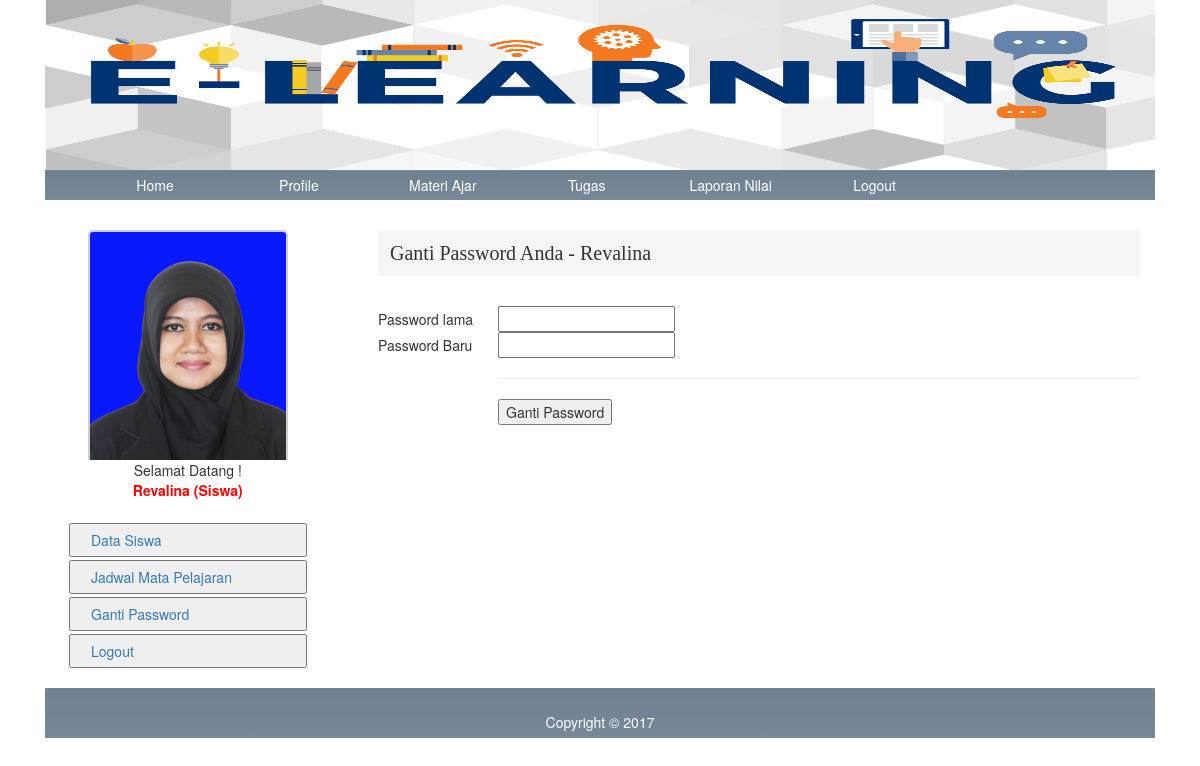
Page /index.php?page=gantipassword (signed in) on the committed database.
### tables this page shows
CREATE TABLE IF NOT EXISTS `tbl_siswa` (
  `no_induk` varchar(10) NOT NULL,
  `password` varchar(40) NOT NULL,
  `nm_siswa` varchar(40) NOT NULL,
  `alamat` varchar(150) NOT NULL,
  `tempat_lahir` varchar(30) NOT NULL,
  `tanggal_lahir` varchar(15) NOT NULL,
  `jk` varchar(10) NOT NULL,
  `agama` varchar(10) NOT NULL,
  `foto` varchar(50) NOT NULL,
  `sekolah_asal` varchar(90) NOT NULL,
  `nm_ortu` varchar(40) NOT NULL,
  `pekerjaan` varchar(40) NOT NULL,
  `kd_kelas` varchar(5) NOT NULL,
  `level` varchar(10) DEFAULT 'siswa',
  PRIMARY KEY (`no_induk`)
);

### gantipasswordsiswa.php (the view, shortened to what this page needs)
<?php
	$r = mysql_fetch_array(mysql_query("SELECT * FROM tbl_siswa where no_induk='$_SESSION[no_induk]'"));
echo "<div class='artikel'>
	  <h1>Ganti Password Anda - $r[nm_siswa]</h1>
		  <form action='' method='POST' enctype='multipart/form-data'>
				<br><table width=100%>
				<input type='hidden' value='$r[no_induk]' name='id'>
					<tr><td width=120>Password lama</td><td><input type='text' name='a'></td></tr>
					<tr><td width=120>Password Baru</td><td><input type='text' name='b'></td></tr>
					<tr><td width=120></td><td><hr style='color:#fff'><input type='submit' name='update' value='Ganti Password'></td></tr>
				</table>
		  </form>
	  </div>";
?>

### sidebar-left.php (shortened to what this page needs)
<div class='sidebar'>
			<?php
			 if ($_SESSION[level]=='admin'){
			 	echo "<h2>Menu Administrator</h2>";
				echo "<a href='index.php?page=kelolakelas'><input type='button' style='width:100%; padding:5px 5px 5px 20px; text-align:left;  margin-top:3px' value='Kelola Kelas'></a>
						  <a href='index.php?page=kelolamapel'><input type='button' style='width:100%; padding:5px 5px 5px 20px; text-align:left;  margin-top:3px' value='Kelola Mata Pelajaran'></a>
						  <a href='index.php?page=kelolajadwal'><input type='button' style='width:100%; padding:5px 5px 5px 20px; text-align:left;  margin-top:3px' value='Kelola Jadwal Menagajar'></a>
						  <a href='index.php?page=gantipasswordadmin'><input type='button' style='width:100%; padding:5px 5px 5px 20px; text-align:left;  margin-top:3px' value='Ganti Password'></a><br><br>";
			 		echo "<h2>Kalender</h2>";
					  $tgl_skrg=date("d");
					  $bln_skrg=date("n");
					  $thn_skrg=date("Y");
					echo buatkalender($tgl_skrg,$bln_skrg,$thn_skrg);
			 }elseif($_SESSION[level]=='siswa'){
				$g = mysql_fetch_array(mysql_query("SELECT * FROM tbl_siswa where no_induk='$_SESSION[no_induk]'"));
				echo "<center>
							<div style='height:230px; overflow:hidden;'><img style=' border-radius:5px; border:2px solid #cecece; width:200px;' src='foto_siswa/$g[foto]'></div>
							Selamat Datang !<br> <b style='color:red; margin-bottom:10px'>$g[nm_siswa] (Siswa)</b> </center>
						  <br>
						  <a href='index.php?page=datasiswa'><input type='button' style='width:100%; padding:5px 5px 5px 20px; text-align:left;  margin-top:3px' value='Data Siswa'></a>
						  <a href='index.php?page=jadwalsiswa'><input type='button' style='width:100%; padding:5px 5px 5px 20px; text-align:left;  margin-top:3px' value='Jadwal Mata Pelajaran'></a>
						  <a href='index.php?page=gantipassword'><input type='button' style='width:100%; padding:5px 5px 5px 20px; text-align:left;  margin-top:3px' value='Ganti Password'></a>
						  <a href='logout.php'><input type='button' style='width:100%; padding:5px 5px 5px 20px; text-align:left;  margin-top:3px' value='Logout'></a>";
			 }
			?>
		</div>

### css/style.css (style rules this page uses)
.artikel h1 { font-size:20px; background:#F5F5F5; padding:12px; font-family: Broadway; }
body { background-size: cover; }
.artikel { margin-left:15px; clear:both; }
.sidebar { margin:0px 8px 0px 12px; }
#sidebar .sidebar a { text-decoration:none; }

### rows in the picture
tbl_siswa: nm_siswa "Revalina", foto (picture)
